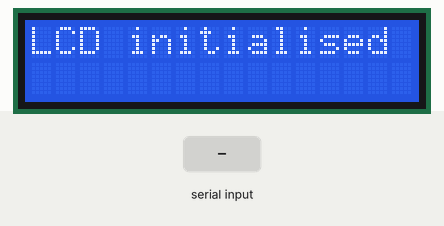
This sketch was run on a simulated Arduino Uno, built with avr-gcc and run on an emulated ATmega328P. On the bench: 16×2 character LCD. Inputs (shaded band) come from the test bench.

Above: at 0.1 s.
2.3 s: "31\n" received over Serial
At 4.5 s:
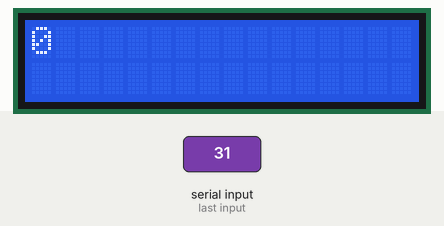
4.8 s: "32\n" received over Serial
At 6.4 s:
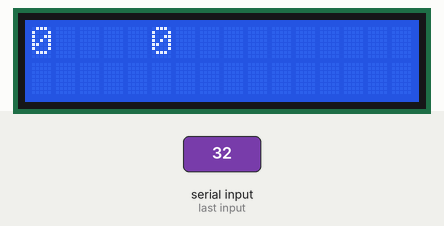
Timing chart, 0 to 7.9 s (numbered marks = the images above; inputs shaded):
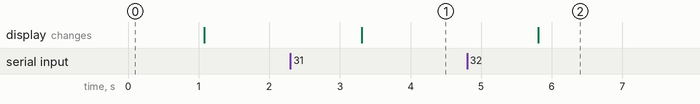

Measured:
- after the input at 2.3 s, the display: changes after 1.0 s (image 1)
- after the input at 4.8 s, the display: changes after 1.0 s (image 2)

The sketch:

Dobbelsteen_LCD.ino
```cpp
#include <Wire.h>
#include <LiquidCrystal_I2C.h>

LiquidCrystal_I2C lcd(0x27,16,2);  // set the LCD address to 0x27 for a 20 chars and 2 line display


const unsigned int MAX_MESSAGE_LENGTH = 12;

void setup()
{
  Serial.begin(9600);
  lcd.init();                      // initialize the lcd
  lcd.backlight();
  lcd.setCursor(0,0);
  lcd.print("LCD initialised");
  delay(1000);
  lcd.clear();
}


void loop()
{
   while (Serial.available() >0){
   int getButton = Serial.parseInt();
    Serial.read();
      if ( getButton == 31){    //31 omdat als je bv 2 zou rollen je anders de 2de if zou aflopen
        lcd.setCursor(0,0);
        lcd.print(" ");
          int Dobbelsteen1 = Serial.parseInt();
          lcd.setCursor(0,0);
          lcd.print(Dobbelsteen1);
      }
      if (getButton == 32){
        lcd.setCursor(5,0);
        lcd.print(" ");
          int Dobbelsteen2 = Serial.parseInt();
          lcd.setCursor(5,0);
          lcd.print(Dobbelsteen2);
      }
      if (getButton == 33){
        lcd.setCursor(9,0);
        lcd.print(" ");
          int Dobbelsteen3 = Serial.parseInt();
          lcd.setCursor(9,0);
          lcd.print(Dobbelsteen3);
      }
      if (getButton == 34){
        lcd.clear();
      }
  }
}
```
